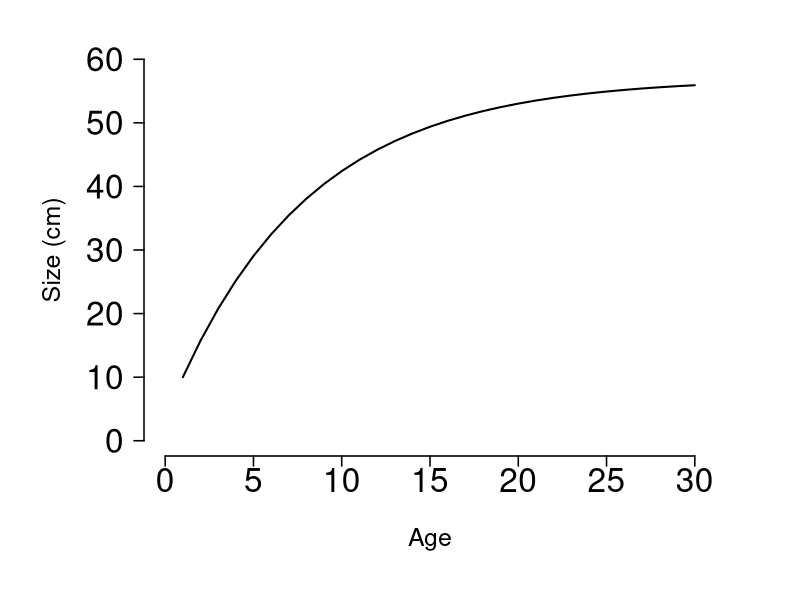
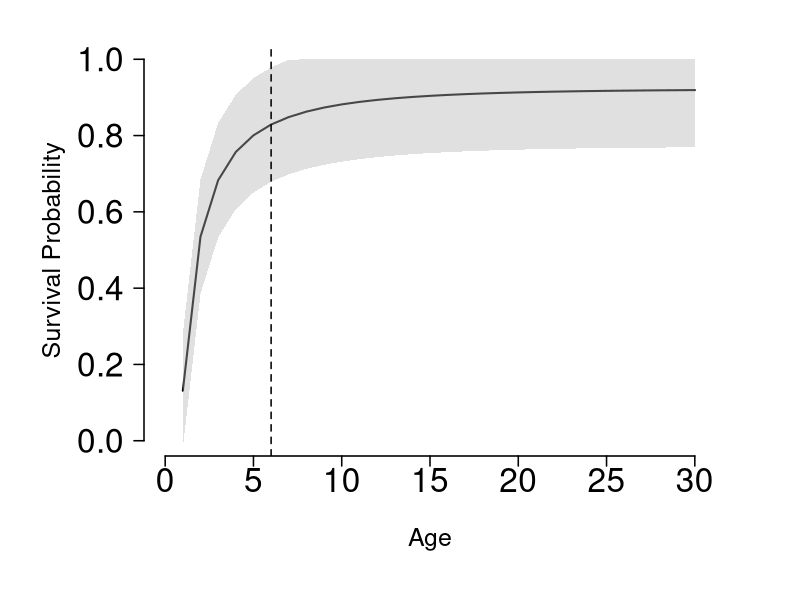
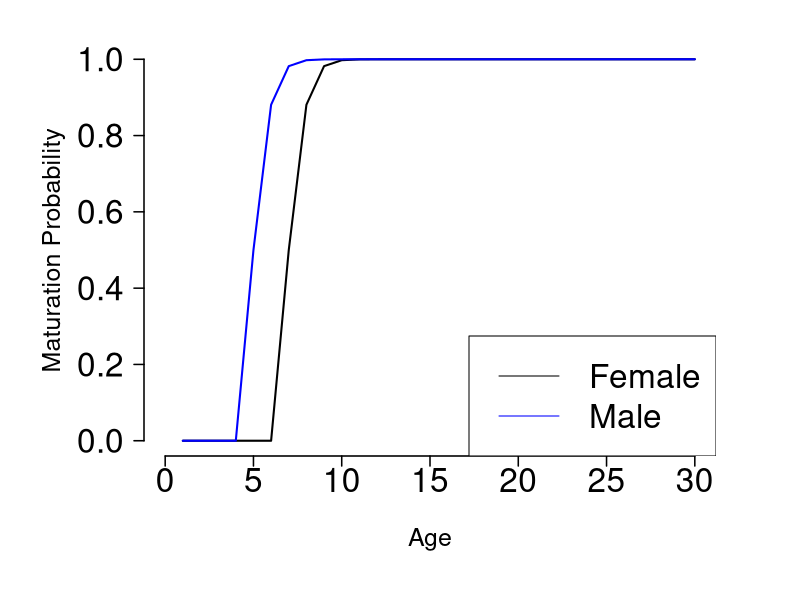
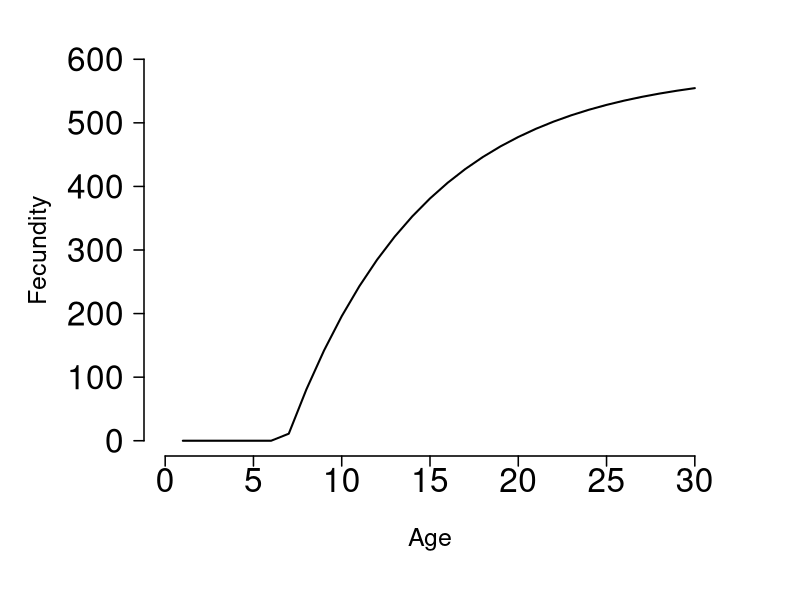
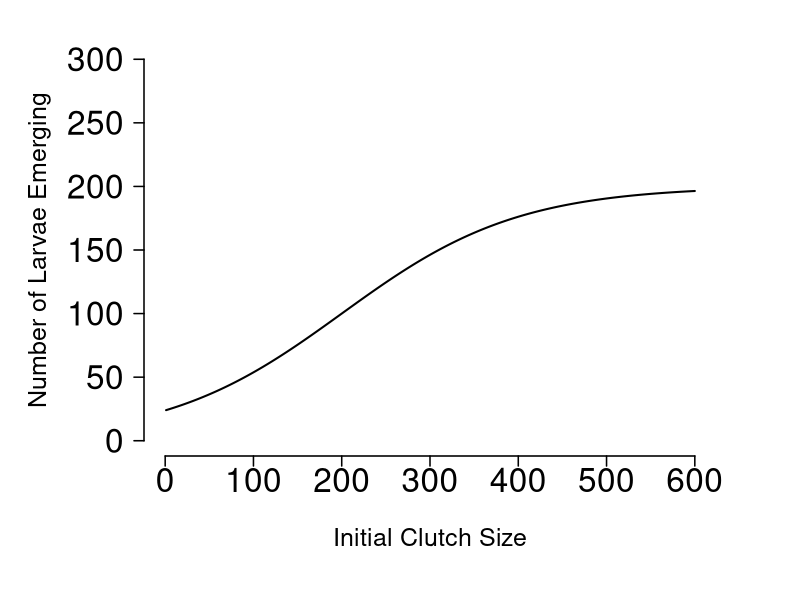
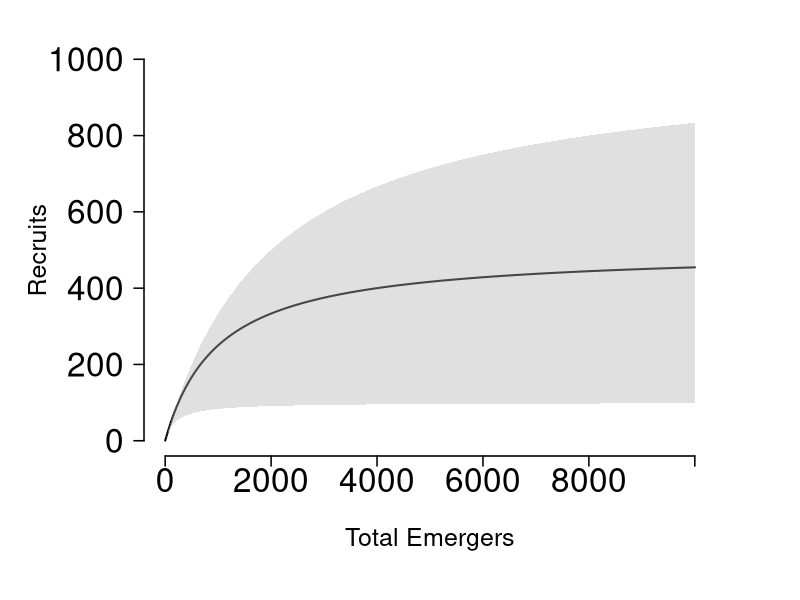
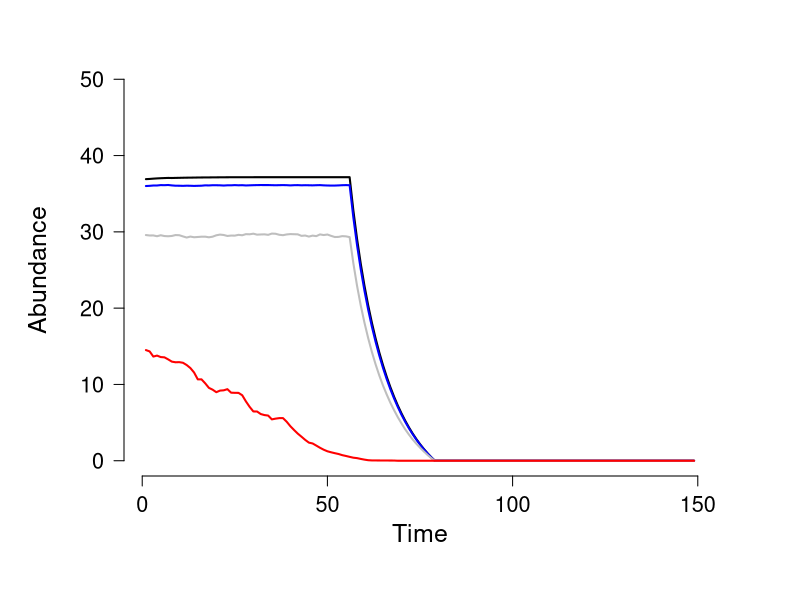
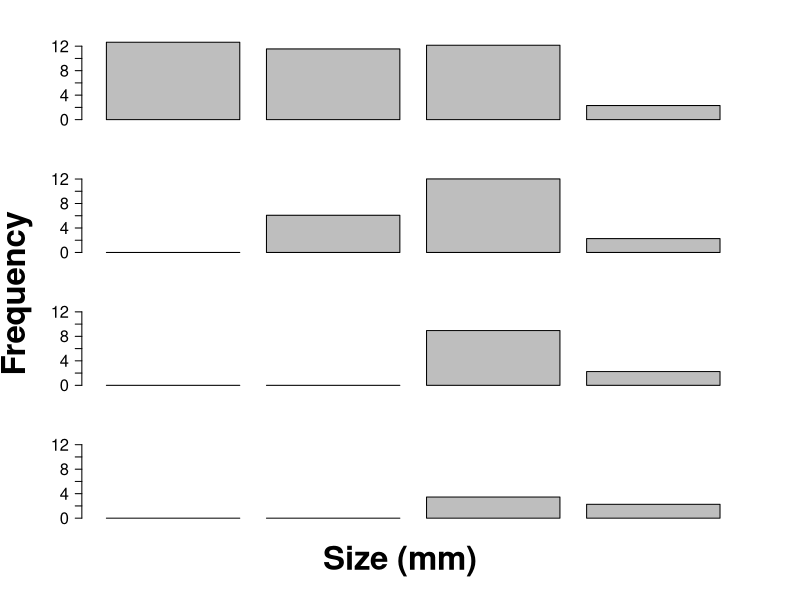

R code for these plots, in order:
library(reshape2)
library(ggplot2)
library(ggpubr)
library(plyr)

nestbox = "YES"

#-------------------------------
#Population model parameters

Npop <- 1000               #initial pop size (not important)
Tmax <- 200                 #projection years
nsims <- 1                # number of simulations
Tcatastrophe = 100              # time nest failure occurs 

# cannibalism / recruitment failure
scenarios = seq(from = 0, to = 1, by = 0.05)  #range of probability of nest failure
Nscenarios = length(scenarios)

#---------------------------------
# species data

Ngroup <- 2                 #Number of groups - IE females,males
prop=c(0.5, 0.5)            #initial proportions females and males
# Peterson 1988 sex ratio 1 : 1
# Humphries and Pauley 2005 sex ratio of 1.2 : 1
# Hillis and Bellis 1971 sex ratio of 1.6 : 1
# Foster et al. 2009 sex ratio of 1.8 : 1
# Burgmeier et al. 2011 sex ratio of 2.6 : 1
# Smith 1907 sex ratio of 8 : 1


# Makowsky et al 2010 found no sexual dimorphism
#but Peterson et al (1983, 1988) and Humphries and Pauley (2005) found differences in mass:length relationships


#max age across all groups in years
Amax <- c(30, 30) # Taber et al. 1975, Peterson et al. 1983, Browne et al. 2014

# natural mortality (should be size/age specific) - #Taber (1975), Peterson (1983, 1985) and Olson (2013) provided survivorship curves
#natmort = c(0.2, 0.2) 
# ML = Mu * (L ^ b)   
Mu = 500
b = -1.38

####################
## Growth parameters
####################

#mm size at "recruitment"
initialsize = c(100, 100) # Taber 1975, Peterson et al. 1983  (when they are ~ 1.5 years old)
# hatchlings are 25mm (Smith 1907)

# VBGE parameters
Linf = c(570, 570)  
# Taber 1975 - 540mm
# Wiggs 1977 - 600mm
# Peterson et al. 1983 - 470 OZARK???

k = c(0.13, 0.13) # still need estimates
# Smith 1907
# Bodinof 2012
# Unger 2013 - size dependent recruitment?


########################
# age-dependent maturity
########################

#Nickerson and Mays 1973
#Taber et al. 1975 (males 5 years at ~ 300mm; females 7-8 years at ~ 380mm)
# Topping and Ingersol 1981
# Peterson et al. 1983 (males 4-5 years at 250-300mm; females 7-8 years at 330-380mm)

matbeta=c(7, 5) # mean age at maturity
matalpha=c(2, 2) # steepness of maturity curve


#################
# storage vectors 
#################

pmat <- array(dim=c(Amax[1],Ngroup), data=NA)   #probability of maturation
L <- array(dim=c(Amax[1]+1,Ngroup), data=NA)    #length-at-age

ML <- array(dim=c(Amax[1]), data=0)      #mortality-at-age/length

N.F <- array(dim=c(Amax[1],Tmax,Nscenarios), data=0)  #this matrix holds population numbers in each year class over time
N.M <- array(dim=c(Amax[2],Tmax,Nscenarios), data=0)  #this matrix holds population numbers in each year class over time

P <- array(dim=c(Tmax, Nscenarios), data=0)  #holds number of larvae at each time

###############################################################
# growth, maturation, and selectivity - SIZE SPECIFIC MORTALITY COULD GO HERE
###############################################################

for(g in 1:Ngroup) {  
  
  L[1,g] = initialsize[g] #initial size when entering the population model 
  
  
  for (a in 1:(Amax[1])) { # age-specific growth, maturity, and selectivity functions
    
    # VB GROWTH EQUATION		 
    L[a+1,g]=Linf[g]*(1-exp(-k[g])) + (L[a,g])*exp(-k[g]) #length at age
    
    # AGE DEPENDENT MATURATION
    pmat[a,g] <- 1/(1+exp(-matalpha[g]*(a-matbeta[g])))
    
  } #a 
} #g

# make sure animals don't mature too early
pmat[which(pmat < 0.15)] = 0

#######################
## Fec / Rec parameters
#######################

#estimate of length-specific egg production
eggs <- 3.025*L[, 1] - 1140.89  # Topping and Ingersol 1981
eggs[which(eggs < 0)] = 0
eggs = eggs[-1]

#assuming Beverton Holt recruitment, these are general parameters I adjusted by eye
# increase beta to reduce carrying capacity (stochastic beta)
alpha = 0.5 
beta = 0.001

# Nickerson and Mays (1973) estimated density to be one hellbender per 6-7 m2 to one per 13-16 m2
# equating to 428 (CI: 341-573) hellbenders per km stretch of river 
# only 50-60% of the riffle was considered suitable habitat

# Wiggs and Barke in Peterson et al. 1983, estimated 506 (CI: 375-677) hellbenders per km of river

# Peterson et al. 1983 estimated ~5 hellbenders per 100m2


# Humphries and Pauley 2005 estimated ~1 hellbender per 100m2
# Burgmeier et al. 2011 estimated 0.06 hellbenders per 100m2
# see Browne et al. 2014 and Burgmeier et al. 2011 for summary table of densities


#####################
# Population Dynamics
#####################

#For every level of fishing pressure and cannibalism, simulate population dynamics 
#start from an arbitrary population size and let the population reach a stable age distribution, then start fishing. 
#The population will reach a new, disturbed, steady state (stable age dist). 
#*Note:  recruitment is based only on Female abundance, and assuming 50:50 offspring sex ratio.

# nest availability
if (nestbox == "YES") {
  n.nests = 100
} else  n.nests = 10

for(n in 1:nsims){
  
  for (s in 1:Nscenarios) {
    
    N.F[1,1,s] = Npop*prop[1] #initial larvae females
    N.M[1,1,s] = Npop*prop[2] #initial larvae males
    
    N.F[10,1,s] = 50 #initial adult females of age 10
    N.M[10,1,s] = 50 #initial adult males of age 10
    
    for (t in 1:(Tmax-1)) {
      
      Etemp <- rep(eggs, round_any(N.F[ , t, s]*pmat[ , 1], 1))       # temp vector for clutch sizes produced by each female at time t
      
      clutches <- if(length(Etemp) >= n.nests) {sample(Etemp, n.nests, replace = FALSE)} else{clutches <- Etemp}      # temp vector for eggs deposited in nests
      
      emergers <- 200 / (1 + exp(-0.01 * (clutches - 200)))    # density dependent egg survival
      emergers = emergers[sample(length(emergers), length(emergers) - round_any(length(emergers) * (ifelse(t < Tcatastrophe, scenarios[s], 0.99)),1))] # levels of cannibalism for each scenario, and increase in nest failure after Tcatastrophe
      
      
      P[t,s] = sum(emergers) # total larvae emerging from all nests in a given year
      
      #Beverton Holt recruitment after cannibalism
      N.F[1,t+1,s]= (alpha*P[t,s]/(1+beta*P[t,s])*prop[1]) #females that emerge and recruit to the population in the next time step 
      N.M[1,t+1,s]= (alpha*P[t,s]/(1+beta*P[t,s])*prop[2]) #males that emerge and recruit to the population in the next time step 
      
      for (a in 1:(Amax[1])) {
        # AGE/SIZE DEPENDENT MORTALITY (Lorenzen 1996)
        ML[a] = Mu * (L[a,1] ^ b)      
      }
      
      for(a in 1:(Amax[1]-1)){
        
        N.F[a+1,t+1,s] <- N.F[a,t,s]*(1-ML[a]) #number surviving through the time interval
        N.M[a+1,t+1,s] <- N.M[a,t,s]*(1-ML[a])  
        
      } #a
      
    } #t
    
  } #s
  
} #n




#######
# Plots
#######

#######################
# vital rate functions
#######################

op <- par(mfrow = c(1,1), oma = c(4,3,1,0) + 0.1, cex.main = 2, mar = c(3, 4, 1, 4) + 0.1, mgp = c(3.5, 1, 0), cex.lab = 1.5 , font.lab = 2, font.main = 2, cex.axis = 2, bty = "n", las = 1)


### size at age
plot(1:Amax[1], L[-(Amax+1), 1]/10, type = "l", col = "black", lwd = 2, cex = 2,
     xlim = c(0,30), ylim = c(0,60), ylab = "", xlab = "", axes = FALSE)
axis(1, lwd = 1.5)
axis(2, lwd = 1.5) 
par(las = 0)
mtext("Age", side = 1, line = 3.7, cex = 1.5)
mtext("Size (cm)", side = 2, line = 4, cex = 1.5)


# Survival-length
plot(1:Amax[1], 1-ML, type = "l", col = "black", lwd = 2, cex = 2,
     xlim = c(0,30), ylim = c(0,1), ylab = "", xlab = "", axes = FALSE)
par(las = 1)
axis(1, lwd = 1.5)
axis(2, lwd = 1.5) 
par(las = 0)
mtext("Age", side = 1, line = 3.7, cex = 1.5)
mtext("Survival Probability", side = 2, line = 4, cex = 1.5)

ML.upr = vector()
ML.upr[which(ML < 0.15)] = 0
ML.upr[which(ML > 0.15)] = ML[which(ML > 0.15)]-0.15

ML.lwr = vector()
ML.lwr[which(ML < 0.15)] = ML[which(ML < 0.15)]+0.15
ML.lwr[which(ML > 0.15)] = ML[which(ML > 0.15)]+0.15

polygon(c(rev(1:Amax[1]), 1:Amax[1]), c(rev(1-ML.upr), 1-ML.lwr), col = rgb(0.7,0.7,0.7,0.4) , border = NA)

abline(v = 6, col="black", lwd=1.5, lty=2)


### Maturation curves
plot(1:Amax[1], pmat[,1], type = "l", col = "black", lwd = 2, cex = 2,
     xlim = c(0,30), ylim = c(0,1), ylab = "", xlab = "", axes = FALSE)
lines(1:Amax[1], pmat[,2], col = "blue", lwd  =2)
par(las = 1)
axis(1, lwd = 1.5)
axis(2, lwd = 1.5) 
par(las = 0)
mtext("Age", side = 1, line = 3.7, cex = 1.5)
mtext("Maturation Probability", side = 2, line = 4, cex = 1.5)

legend('bottomright', legend=c('Female','Male'),  lty=1, col=c('black','blue'), cex=2)


# fecundity curve
plot(1:Amax[1], eggs, type = "l", col = "black", lwd = 2, cex = 2,
     xlim = c(0,30), ylim = c(0,600), ylab = "", xlab = "", axes = FALSE)
par(las = 1)
axis(1, lwd = 1.5)
axis(2, lwd = 1.5)
par(las = 0)
mtext("Age", side = 1, line = 3.7, cex = 1.5)
mtext("Fecundity", side = 2, line = 4.7, cex = 1.5)


### dd emergers
x = 1:600
y = 200 / (1 + exp(-0.01 * (x - 200)))

plot(x, y, type = "l", col = "black", lwd = 2, cex = 2,
     xlim = c(0,600), ylim = c(0,300), ylab = "", xlab = "", axes = FALSE)
par(las = 1)
axis(1, lwd = 1.5)
axis(2, lwd = 1.5)
par(las = 0)
mtext("Initial Clutch Size", side = 1, line = 3.7, cex = 1.5)
mtext("Number of Larvae Emerging", side = 2, line = 4.7, cex = 1.5)


### BH recruitment
x = 1:10000
y = (alpha*x)/(1+beta*x)
y.upr = (alpha*x)/(1+0.0005*x)
y.lwr = (alpha*x)/(1+0.005*x)

plot(x, y, type = "l", col = "black", lwd = 2, cex = 2,
     xlim = c(0,10000), ylim = c(0,1000), ylab = "", xlab = "", axes = FALSE)
par(las = 1)
axis(1, lwd = 1.5)
axis(2, lwd = 1.5)
par(las = 0)
mtext("Total Emergers", side = 1, line = 3.7, cex = 1.5)
mtext("Recruits", side = 2, line = 4.7, cex = 1.5)

polygon(c(rev(x), x), c(rev(y.upr), y.lwr), col = rgb(0.7,0.7,0.7,0.4) , border = NA)



# stable equilibria population projections
op <- par(mfrow = c(1,1), oma = c(3,2,2,2) + 0.1, cex.main = 2, mar = c(3, 4, 1, 2) + 0.1, mgp = c(3.5, 1, 0), cex.lab = 1.5 , font.lab = 2, font.main = 2, cex.axis = 1.3, bty = "n", las = 1)

plot(colSums(N.F[-(1:7),-1,1])[-(1:50)], type="l", lwd=2,   ylab="", xlab="", col='black', axes = FALSE, ylim=c(0, max(colSums(N.F[-(1:7),,1], na.rm=TRUE))))
lines(colSums(N.F[-(1:7),-1,3])[-(1:50)], lwd=2, col='blue')
# lines(colSums(N.F[-(1:7),-1,5]), lwd=2, col='grey') 
# lines(colSums(N.F[-(1:7),-1,7]), lwd=2, col='grey')
# lines(colSums(N.F[-(1:7),-1,9]), lwd=2, col='grey') 
lines(colSums(N.F[-(1:7),-1,11])[-(1:50)], lwd=2, col='grey') 
# lines(colSums(N.F[-(1:7),-1,13]), lwd=2, col='grey') 
# lines(colSums(N.F[-(1:7),-1,15]), lwd=2, col='grey') 
lines(colSums(N.F[-(1:7),-1,17])[-(1:50)], lwd=2, col='red') 
# lines(colSums(N.F[-(1:7),-1,19]), lwd=2, col='grey') 
# lines(colSums(N.F[-(1:7),-1,21]), lwd=2, col='grey') 

axis(1)
axis(2)
par(las = 0)
mtext("Time", side = 1, line = 2.5, cex = 1.5)
mtext("Abundance", side = 2, line = 3.7, cex = 1.5)



# size/age distributions across time
AgeMat<- rbind(N.F[-(1:5), 99, 11], N.M[-(1:5), 99, 11]) 
AgeMat2<- rbind(N.F[-(1:5), 110, 11], N.M[-(1:5), 110, 11]) 
AgeMat3<- rbind(N.F[-(1:5), 115, 11], N.M[-(1:5), 115, 11]) 
AgeMat4<- rbind(N.F[-(1:5), 120, 11], N.M[-(1:5), 120, 11]) 

n1<-AgeMat[1, ]  #get numbers of females by age
n2<-AgeMat2[1, ]  #get numbers of females by age
n3<-AgeMat3[1, ]  #get numbers of females by age
n4<-AgeMat4[1, ]  #get numbers of females by age

df = data.frame(n1 = n1, n2 = n2, n3 = n3, n4 = n4, pmat =  pmat[-(1:5),1], L =  L[-c(1,2,3,4,5,31),1])
df$lcat = cut(df$L, breaks = c(0, 400, 475, 550, 600))

op <- par(mfrow = c(4,1), oma = c(3,2,2,2) + 0.1, cex.main = 2, mar = c(3, 4, 1, 2) + 0.1, mgp = c(3.5, 1, 0), cex.lab = 1.5 , font.lab = 2, font.main = 2, cex.axis = 1.3, bty = "n", las = 1)

barplot(tapply(df$n1, df$lcat, FUN=sum), axes = FALSE, xlab = "", ylab= "", ylim = c(0, max(tapply(df$n1, df$lcat, FUN=sum))), xaxt='n', ann=FALSE)
axis(2, cex.axis = 1.5, las = 1)
par(las = 0)

barplot(tapply(df$n2, df$lcat, FUN=sum), axes = FALSE, xlab = "", ylab= "", ylim = c(0, max(tapply(df$n1, df$lcat, FUN=sum))), xaxt='n', ann=FALSE)
axis(2, cex.axis = 1.5, las = 1)
par(las = 0)

barplot(tapply(df$n3, df$lcat, FUN=sum), axes = FALSE, xlab = "", ylab= "", ylim = c(0, max(tapply(df$n1, df$lcat, FUN=sum))), xaxt='n', ann=FALSE)
axis(2, cex.axis = 1.5, las = 1)
par(las = 0)

barplot(tapply(df$n4, df$lcat, FUN=sum), axes = FALSE, xlab = "", ylab= "", ylim = c(0, max(tapply(df$n1, df$lcat, FUN=sum))), xaxt='n', ann=FALSE)
axis(2, cex.axis = 1.5, las = 1)
par(las = 0)


title(xlab = "Size (mm)", cex.lab = 3, font.lab= 2,
      outer = TRUE, line = 0)
title(ylab = "Frequency", cex.lab = 3, font.lab= 2,
      outer = TRUE, line = 0)


##plot age structure over time
op <- par(mfrow = c(4,1), oma = c(3,2,2,2) + 0.1, cex.main = 2, mar = c(3, 4, 1, 2) + 0.1, mgp = c(3.5, 1, 0), cex.lab = 1.5 , font.lab = 2, font.main = 2, cex.axis = 1.3, bty = "n", las = 1)

barplot(N.F[-(1:5), 99, 11], names.arg=c(6:30), axes = FALSE, xlab = "", ylab= "", ylim = c(0, max(N.F[-(1:5), 99, 11])),   ann=FALSE)
axis(2, cex.axis = 1.5, las = 1)
par(las = 0)

barplot(N.F[-(1:5), 110, 11], names.arg=c(6:30), axes = FALSE, xlab = "", ylab= "", ylim = c(0, max(N.F[-(1:5), 99, 11])),  ann=FALSE)
axis(2, cex.axis = 1.5, las = 1)
par(las = 0)

barplot(N.F[-(1:5), 115, 11],names.arg=c(6:30), axes = FALSE, xlab = "", ylab= "", ylim = c(0, max(N.F[-(1:5), 99, 11])),   ann=FALSE)
axis(2, cex.axis = 1.5, las = 1)
par(las = 0)

barplot(N.F[-(1:5), 120, 11], names.arg=c(6:30),axes = FALSE, xlab = "", ylab= "", ylim = c(0, max(N.F[-(1:5), 99, 11])),    ann=FALSE)
axis(2, cex.axis = 1.5, las = 1)
par(las = 0)


title(xlab = "Age (years)", cex.lab = 3, font.lab= 2,
      outer = TRUE, line = 0.5)
title(ylab = "Abundance", cex.lab = 3, font.lab= 2,
      outer = TRUE, line = -0.5)

